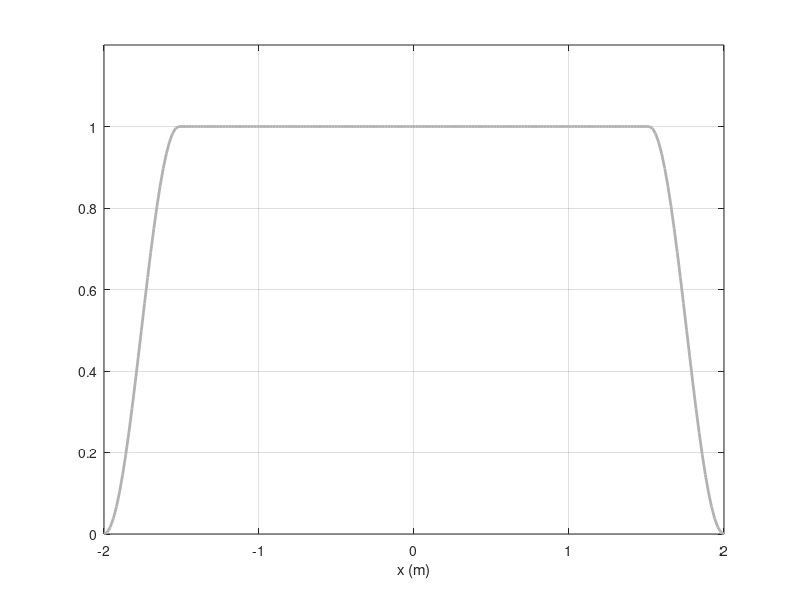

Reproduce this figure in MATLAB. (Note: this script raises an error after producing the figure.)

%%%%%%%%%%%%%%%%%%%%%%%%%%%%%%%%%%%%%%%%%%%%%%%%%%%%%%%%%%%%%%%%%%%%%%%%%%%
% This work is supplementary material for the book                        %
%                                                                         %
% Jens Ahrens, Analytic Methods of Sound Field Synthesis, Springer-Verlag %
% Berlin Heidelberg, 2012, https://doi.org/10.1007/978-3-642-25743-8      %
%                                                                         %
% It has been downloaded from http://soundfieldsynthesis.org and is       %
% licensed under a Creative Commons Attribution-NonCommercial-ShareAlike  % 
% 3.0 Unported License. Please cite the book appropriately if you use     % 
% these materials in your own work.                                       %
%                                                                         %
% (c) 2012, Jens Ahrens                                                   %
%%%%%%%%%%%%%%%%%%%%%%%%%%%%%%%%%%%%%%%%%%%%%%%%%%%%%%%%%%%%%%%%%%%%%%%%%%%

clear all;

window = [ sin( linspace( 0, pi/2, 25 ) ).^2 ...
                            ones( 1, 150 ) ...
                            cos( linspace( 0, pi/2, 25 ) ).^2 ];
                        
figure;
plot( linspace(-2, 2, length( window ) ), window, 'k', 'Color', [.7 .7 .7], 'Linewidth', 2 );
xlabel( 'x (m)' );
ylim( [ 0 1.2 ]);
grid on;
graph_defaults;

